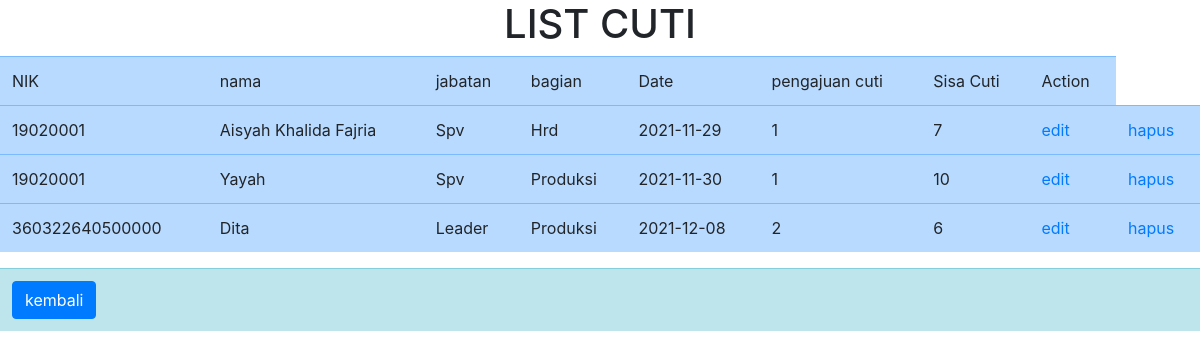
The app's page /view_karyawan.php with its own data.
### tables this page shows
CREATE TABLE `cuti_karyawan` (
  `id_karyawan` int(11) NOT NULL,
  `NIK` varchar(15) NOT NULL,
  `nama` varchar(25) NOT NULL,
  `jabatan` varchar(15) NOT NULL,
  `bagian` varchar(20) NOT NULL,
  `pengajuan_cuti` int(100) DEFAULT NULL,
  `sisa_cuti` int(2) NOT NULL,
  `date` date DEFAULT NULL
);

### view_karyawan.php (the view, shortened to what this page needs)
<!doctype html>
<html lang="en">
  <head>
    <link rel="stylesheet" href="https://cdn.jsdelivr.net/npm/bootstrap@4.5.3/dist/css/bootstrap.min.css">
  </head>
  <body>
    <h1><center>LIST CUTI</center></h1>
  </body>
<?php
include "koneksi.php";
?>
<table class="table table-striped">
    <tr class="table-primary">
    <td> NIK </td>
    <td> nama </td>
    <td> jabatan </td>
		<td> bagian </td>
    <td> Date </td>
		<td> pengajuan cuti </td>
		<td> Sisa Cuti </td>
		<td> Action </td>
    </tr>
    <?php
        $query=mysqli_query($koneksi,"select * from cuti_karyawan");
        while ($sisa_cuti=mysqli_fetch_array($query))
        {
        ?>
    <tr class="table-primary">
		<td><?php echo $sisa_cuti['NIK'];?></td>
    <td><?php echo $sisa_cuti['nama'];?></td>
		<td><?php echo $sisa_cuti['jabatan'];?></td>
		<td><?php echo $sisa_cuti['bagian'];?></td>
    <td><?php echo $sisa_cuti['date'];?></td>
		<td><?php echo $sisa_cuti['pengajuan_cuti'];?></td>
    <td><?php echo $sisa_cuti['sisa_cuti'];?></td>
    <td><a href="edit_karyawan.php?id_karyawan=<?php echo $sisa_cuti['id_karyawan'];?>">edit</td>
		<td><a href="hapus_karyawan.php?id_karyawan=<?php echo $sisa_cuti['id_karyawan'];?>">hapus</td>
    </tr>
        <?php } ?>
</table>
<table class="table table-striped">
	<tr class="table-info">
	<td><a class="btn btn-primary" href="input_karyawan.php" role="button">kembali</a><td>
	</tr>
</table>
</html>

### records on screen
cuti_karyawan: NIK "19020001", nama "Aisyah Khalida Fajria", jabatan "Spv", bagian "Hrd", date "2021-11-29", pengajuan_cuti "1", sisa_cuti "7"
cuti_karyawan: NIK "19020001", nama "Yayah", jabatan "Spv", bagian "Produksi", date "2021-11-30", pengajuan_cuti "1", sisa_cuti "10"
cuti_karyawan: NIK "360322640500000", nama "Dita", jabatan "Leader", bagian "Produksi", date "2021-12-08", pengajuan_cuti "2", sisa_cuti "6"
